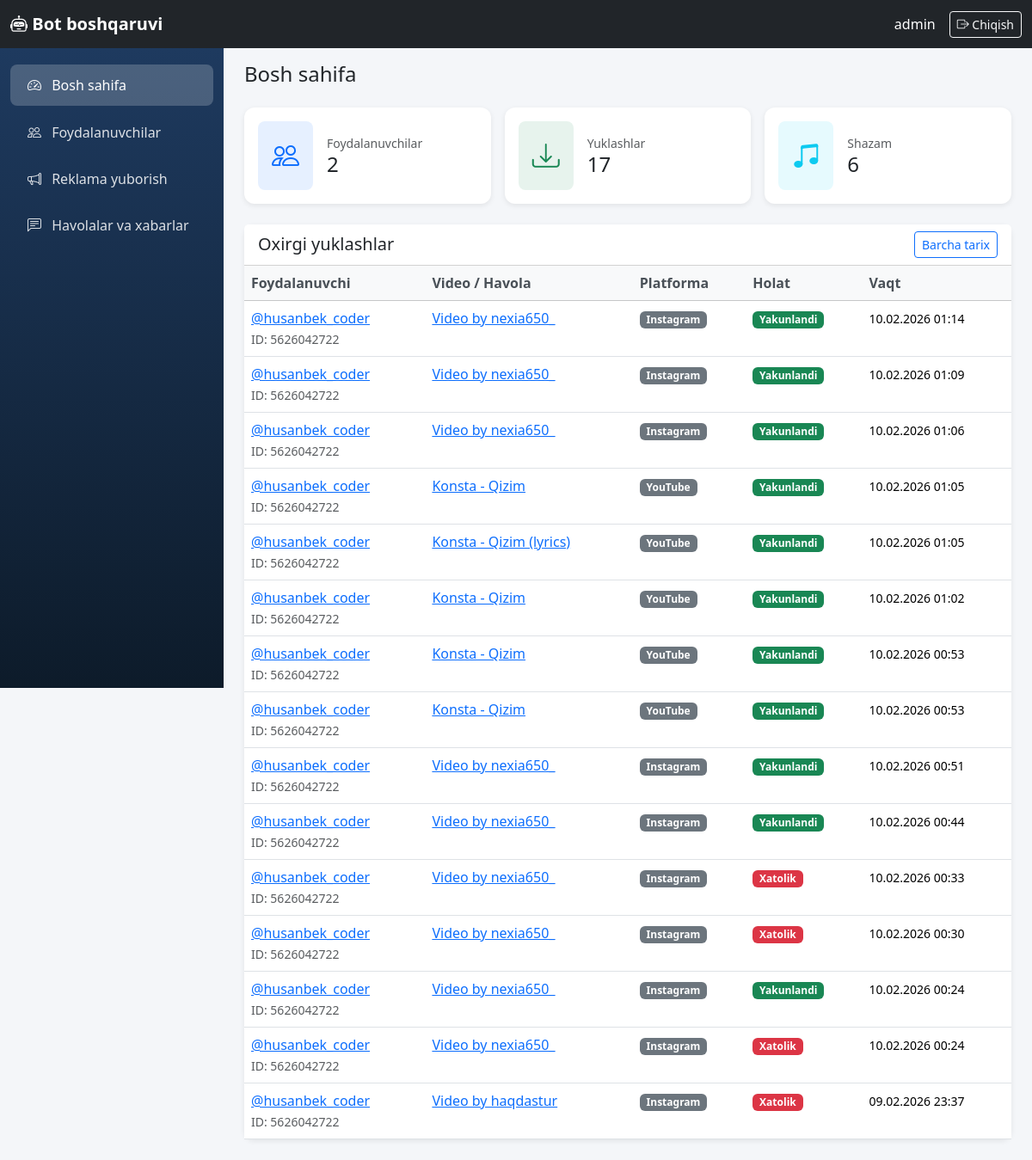
Page /boshqaruv/ (signed in) on the committed database.
### core/models.py (models this page shows, shortened)
class DownloadHistory(models.Model):
    STATUS_CHOICES = [
        ('pending', 'Kutilmoqda'),
        ('processing', 'Ishlanmoqda'),
        ('completed', 'Yakunlandi'),
        ('failed', 'Xatolik'),
    ]
    PLATFORM_CHOICES = [
        ('youtube', 'YouTube'),
        ('instagram', 'Instagram'),
        ('tiktok', 'TikTok'),
        ('snapchat', 'Snapchat'),
        ('likee', 'Likee'),
        ('other', 'Boshqa'),
    ]
    user = models.ForeignKey(
        TelegramUser,
        on_delete=models.CASCADE,
        related_name='downloads',
        verbose_name='Foydalanuvchi',
    )
    video_url = models.URLField(max_length=500, verbose_name='Video havolasi')
    video_title = models.CharField(max_length=500, verbose_name='Video nomi')
    platform = models.CharField(max_length=20, choices=PLATFORM_CHOICES, default='other', verbose_name='Platforma')
    format_label = models.CharField(max_length=50, verbose_name='Format')
    status = models.CharField(max_length=20, choices=STATUS_CHOICES, default='pending', verbose_name='Holat')
    file_size = models.BigIntegerField(null=True, blank=True, verbose_name='Fayl hajmi (bayt)')
    error_message = models.TextField(blank=True, null=True, verbose_name='Xatolik xabari')
    downloaded_at = models.DateTimeField(auto_now_add=True, verbose_name='Yuklangan vaqt')
    completed_at = models.DateTimeField(null=True, blank=True, verbose_name='Yakunlangan vaqt')
    class Meta:
        verbose_name = 'Yuklash tarixi'
        verbose_name_plural = 'Yuklash tarixi'
        ordering = ['-downloaded_at']

class TelegramUser(models.Model):
    telegram_id = models.BigIntegerField(unique=True, verbose_name='Telegram ID')
    username = models.CharField(max_length=255, blank=True, null=True, verbose_name='Username')
    first_name = models.CharField(max_length=255, verbose_name='Ism')
    last_name = models.CharField(max_length=255, blank=True, null=True, verbose_name='Familiya')
    created_at = models.DateTimeField(auto_now_add=True, verbose_name='Ro\'yxatdan o\'tgan vaqt')
    last_active = models.DateTimeField(auto_now=True, verbose_name='Oxirgi faollik')
    download_count = models.PositiveIntegerField(default=0, verbose_name='Yuklashlar soni')
    is_premium = models.BooleanField(default=False, verbose_name='Premium')
    is_banned = models.BooleanField(default=False, verbose_name='Bloklangan')
    class Meta:
        verbose_name = 'Foydalanuvchi'
        verbose_name_plural = 'Foydalanuvchilar'
        ordering = ['-last_active']
    def __str__(self):
        if self.username:
            return f'@{self.username}'
        return self.first_name

### dashboard/views.py (the view)
# urls.py: path('boshqaruv/', views.home_view, name='home'),
@login_required(login_url='dashboard:login')
def home_view(request):
    total_users = TelegramUser.objects.count()
    total_downloads = DownloadHistory.objects.count()
    total_shazam = ShazamLog.objects.count()
    recent_downloads = DownloadHistory.objects.select_related('user').order_by('-downloaded_at')[:15]
    context = {
        'total_users': total_users,
        'total_downloads': total_downloads,
        'total_shazam': total_shazam,
        'recent_downloads': recent_downloads,
    }
    return render(request, 'dashboard/home.html', context)

### templates/dashboard/home.html (shortened to what this page needs)
{% extends 'dashboard/base.html' %}
{% block content %}
<h1 class="h4 mb-4">Bosh sahifa</h1>
<div class="row g-3 mb-4">
    <div class="col-md-4">
        <div class="card stat-card h-100">
            <div class="card-body d-flex align-items-center">
                <div class="rounded-3 bg-primary bg-opacity-10 p-3 me-3">
                    <i class="bi bi-people text-primary" style="font-size: 2rem;"></i>
                </div>
                <div>
                    <div class="text-muted small">Foydalanuvchilar</div>
                    <div class="h4 mb-0">{{ total_users }}</div>
                </div>
            </div>
        </div>
    </div>
    <div class="col-md-4">
        <div class="card stat-card h-100">
            <div class="card-body d-flex align-items-center">
                <div class="rounded-3 bg-success bg-opacity-10 p-3 me-3">
                    <i class="bi bi-download text-success" style="font-size: 2rem;"></i>
                </div>
                <div>
                    <div class="text-muted small">Yuklashlar</div>
                    <div class="h4 mb-0">{{ total_downloads }}</div>
                </div>
            </div>
        </div>
    </div>
    <div class="col-md-4">
        <div class="card stat-card h-100">
            <div class="card-body d-flex align-items-center">
                <div class="rounded-3 bg-info bg-opacity-10 p-3 me-3">
                    <i class="bi bi-music-note-beamed text-info" style="font-size: 2rem;"></i>
                </div>
                <div>
                    <div class="text-muted small">Shazam</div>
                    <div class="h4 mb-0">{{ total_shazam }}</div>
                </div>
            </div>
        </div>
    </div>
</div>
<div class="card">
    <div class="card-header bg-white d-flex justify-content-between align-items-center">
        <h5 class="mb-0">Oxirgi yuklashlar</h5>
        <a href="{% url 'dashboard:history' %}" class="btn btn-sm btn-outline-primary">Barcha tarix</a>
    </div>
    <div class="card-body p-0">
        <div class="table-responsive">
            <table class="table table-hover mb-0">
                <thead class="table-light">
                    <tr>
                        <th>Foydalanuvchi</th>
                        <th>Video / Havola</th>
                        <th>Platforma</th>
                        <th>Holat</th>
                        <th>Vaqt</th>
                    </tr>
                </thead>
                <tbody>
                    {% for d in recent_downloads %}
                    <tr>
                        <td>
                            <a href="{% url 'dashboard:user_detail' d.user.pk %}">{{ d.user }}</a>
                            <br><small class="text-muted">ID: {{ d.user.telegram_id }}</small>
                        </td>
                        <td class="link-cell" title="{{ d.video_url }}">
                            <a href="{{ d.video_url }}" target="_blank" rel="noopener">{{ d.video_title|truncatewords:6 }}</a>
                        </td>
                        <td><span class="badge platform-badge bg-secondary">{{ d.get_platform_display }}</span></td>
                        <td>
                            {% if d.status == 'completed' %}<span class="badge bg-success">Yakunlandi</span>
                            {% elif d.status == 'failed' %}<span class="badge bg-danger">Xatolik</span>
                            {% else %}<span class="badge bg-warning text-dark">{{ d.get_status_display }}</span>{% endif %}
                        </td>
                        <td><small>{{ d.downloaded_at|date:"d.m.Y H:i" }}</small></td>
                    </tr>
                    {% empty %}
                    <tr><td colspan="5" class="text-center text-muted py-4">Hali yuklashlar yoʻq</td></tr>
                    {% endfor %}
                </tbody>
            </table>
        </div>
    </div>
</div>
{% endblock %}

### templates/dashboard/base.html (shortened to what this page needs)
{% load static %}
<!DOCTYPE html>
<html lang="uz">
<head>
    <link href="https://cdn.jsdelivr.net/npm/bootstrap@5.3.2/dist/css/bootstrap.min.css" rel="stylesheet">
    <link href="https://cdn.jsdelivr.net/npm/bootstrap-icons@1.11.1/font/bootstrap-icons.css" rel="stylesheet">
</head>
<body>
    <nav class="navbar navbar-expand-lg navbar-dark bg-dark fixed-top">
        <div class="container-fluid">
            <a class="navbar-brand" href="{% url 'dashboard:home' %}">
                <i class="bi bi-robot"></i> Bot boshqaruvi
            </a>
            <div class="d-flex align-items-center">
                <span class="text-white me-3">{{ request.user.username }}</span>
                <a href="{% url 'dashboard:logout' %}" class="btn btn-outline-light btn-sm">
                    <i class="bi bi-box-arrow-right"></i> Chiqish
                </a>
            </div>
        </div>
    </nav>
    <aside class="sidebar">
        <nav class="nav flex-column">
            <a class="nav-link {% if request.resolver_match.url_name == 'home' %}active{% endif %}" href="{% url 'dashboard:home' %}">
                <i class="bi bi-speedometer2"></i> Bosh sahifa
            </a>
            <a class="nav-link {% if request.resolver_match.url_name == 'users' or request.resolver_match.url_name == 'user_detail' %}active{% endif %}" href="{% url 'dashboard:users' %}">
                <i class="bi bi-people"></i> Foydalanuvchilar
            </a>
            <a class="nav-link {% if request.resolver_match.url_name == 'broadcast' %}active{% endif %}" href="{% url 'dashboard:broadcast' %}">
                <i class="bi bi-megaphone"></i> Reklama yuborish
            </a>
            <a class="nav-link {% if request.resolver_match.url_name == 'history' %}active{% endif %}" href="{% url 'dashboard:history' %}">
                <i class="bi bi-chat-left-text"></i> Havolalar va xabarlar
            </a>
        </nav>
    </aside>
    <main class="main-content">
        {% block content %}{% endblock %}
    </main>
</body>
</html>

### templates/dashboard/base.html (style rules this page uses)
:root { --sidebar-width: 260px; --navbar-height: 56px; }
body { min-height: 100vh; background: #f4f6f9; }
.navbar-brand { font-weight: 700; }
.sidebar { width: var(--sidebar-width); min-height: calc(100vh - var(--navbar-height)); background: linear-gradient(180deg, #1e3a5f 0%, #0d1b2a 100%); position: fixed; left: 0; top: var(--navbar-height); z-index: 100; padding-top: 1rem; }
.sidebar .nav-link { color: rgba(255,255,255,0.85); padding: 0.75rem 1.25rem; border-radius: 0.5rem; margin: 0.2rem 0.75rem; }
.sidebar .nav-link.active { background: rgba(255,255,255,0.2); color: #fff; }
.sidebar .nav-link i { margin-right: 0.5rem; width: 1.25rem; }
.main-content { margin-left: var(--sidebar-width); padding: 1.5rem; padding-top: calc(var(--navbar-height) + 1rem); }
.card { border: none; box-shadow: 0 0.125rem 0.375rem rgba(0,0,0,0.08); border-radius: 0.75rem; }
.stat-card { transition: transform 0.2s; }
.table th { font-weight: 600; color: #495057; }
.link-cell { max-width: 280px; overflow: hidden; text-overflow: ellipsis; white-space: nowrap; }
.platform-badge { font-size: 0.75rem; }

### rows in the picture
DownloadHistory: user "@husanbek_coder", user.telegram_id "5626042722", video_title "Video by nexia650_", platform "Instagram", status "Yakunlandi", downloaded_at "10.02.2026 01:14"
DownloadHistory: user "@husanbek_coder", user.telegram_id "5626042722", video_title "Video by nexia650_", platform "Instagram", status "Yakunlandi", downloaded_at "10.02.2026 01:09"
DownloadHistory: user "@husanbek_coder", user.telegram_id "5626042722", video_title "Video by nexia650_", platform "Instagram", status "Yakunlandi", downloaded_at "10.02.2026 01:06"
DownloadHistory: user "@husanbek_coder", user.telegram_id "5626042722", video_title "Konsta - Qizim", platform "YouTube", status "Yakunlandi", downloaded_at "10.02.2026 01:05"
DownloadHistory: user "@husanbek_coder", user.telegram_id "5626042722", video_title "Konsta - Qizim (lyrics)", platform "YouTube", status "Yakunlandi", downloaded_at "10.02.2026 01:05"
DownloadHistory: user "@husanbek_coder", user.telegram_id "5626042722", video_title "Konsta - Qizim", platform "YouTube", status "Yakunlandi", downloaded_at "10.02.2026 01:02"
DownloadHistory: user "@husanbek_coder", user.telegram_id "5626042722", video_title "Konsta - Qizim", platform "YouTube", status "Yakunlandi", downloaded_at "10.02.2026 00:53"
DownloadHistory: user "@husanbek_coder", user.telegram_id "5626042722", video_title "Konsta - Qizim", platform "YouTube", status "Yakunlandi", downloaded_at "10.02.2026 00:53"
DownloadHistory: user "@husanbek_coder", user.telegram_id "5626042722", video_title "Video by nexia650_", platform "Instagram", status "Yakunlandi", downloaded_at "10.02.2026 00:51"
DownloadHistory: user "@husanbek_coder", user.telegram_id "5626042722", video_title "Video by nexia650_", platform "Instagram", status "Yakunlandi", downloaded_at "10.02.2026 00:44"
DownloadHistory: user "@husanbek_coder", user.telegram_id "5626042722", video_title "Video by nexia650_", platform "Instagram", status "Xatolik", downloaded_at "10.02.2026 00:33"
DownloadHistory: user "@husanbek_coder", user.telegram_id "5626042722", video_title "Video by nexia650_", platform "Instagram", status "Xatolik", downloaded_at "10.02.2026 00:30"
DownloadHistory: user "@husanbek_coder", user.telegram_id "5626042722", video_title "Video by nexia650_", platform "Instagram", status "Yakunlandi", downloaded_at "10.02.2026 00:24"
DownloadHistory: user "@husanbek_coder", user.telegram_id "5626042722", video_title "Video by nexia650_", platform "Instagram", status "Xatolik", downloaded_at "10.02.2026 00:24"
DownloadHistory: user "@husanbek_coder", user.telegram_id "5626042722", video_title "Video by haqdastur", platform "Instagram", status "Xatolik", downloaded_at "09.02.2026 23:37"

### other values in the picture
{{ request.user.username }} "admin"
{{ total_users }} "2"
{{ total_downloads }} "17"
{{ total_shazam }} "6"
